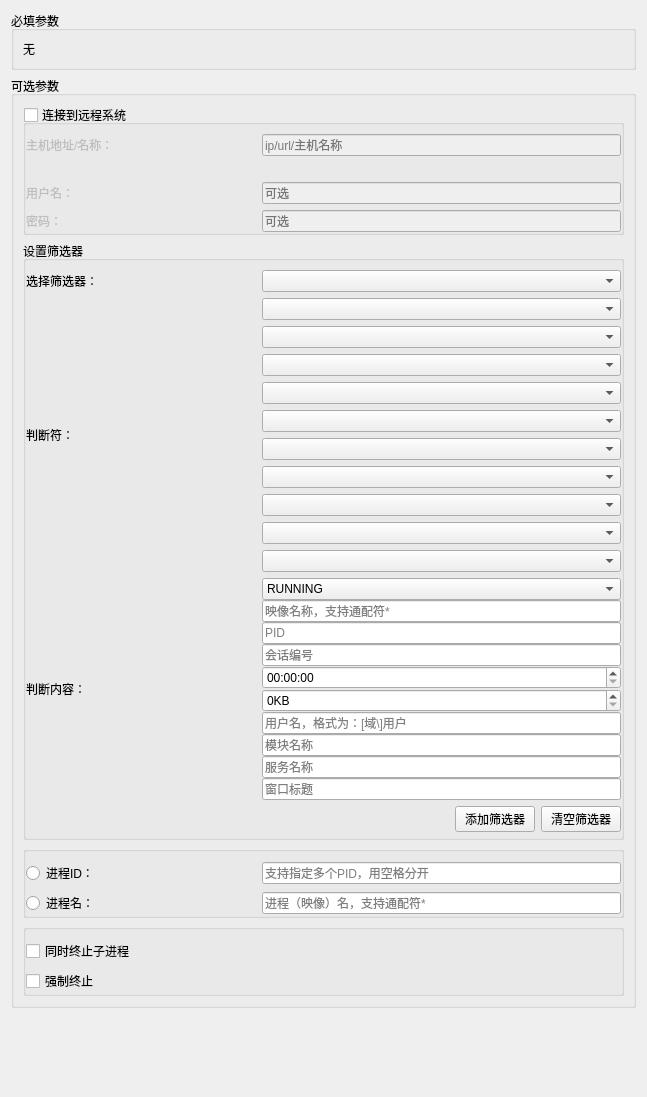
<?xml version="1.0" encoding="UTF-8"?>
<ui version="4.0">
 <class>TaskkillCmdEditor</class>
 <widget class="QWidget" name="TaskkillCmdEditor">
  <property name="geometry">
   <rect>
    <x>0</x>
    <y>0</y>
    <width>647</width>
    <height>1097</height>
   </rect>
  </property>
  <property name="windowTitle">
   <string>Form</string>
  </property>
  <layout class="QVBoxLayout" name="verticalLayout_2">
   <item>
    <widget class="QGroupBox" name="groupBox_args">
     <property name="title">
      <string>必填参数</string>
     </property>
     <layout class="QVBoxLayout" name="verticalLayout">
      <item>
       <widget class="QLabel" name="label">
        <property name="text">
         <string>无</string>
        </property>
       </widget>
      </item>
     </layout>
    </widget>
   </item>
   <item>
    <widget class="QGroupBox" name="groupBox_options">
     <property name="title">
      <string>可选参数</string>
     </property>
     <property name="flat">
      <bool>false</bool>
     </property>
     <layout class="QVBoxLayout" name="verticalLayout_3">
      <item>
       <widget class="QGroupBox" name="groupBox_remote_system">
        <property name="title">
         <string>连接到远程系统</string>
        </property>
        <property name="flat">
         <bool>true</bool>
        </property>
        <property name="checkable">
         <bool>true</bool>
        </property>
        <property name="checked">
         <bool>false</bool>
        </property>
        <layout class="QVBoxLayout" name="verticalLayout_4">
         <property name="leftMargin">
          <number>0</number>
         </property>
         <property name="topMargin">
          <number>9</number>
         </property>
         <property name="rightMargin">
          <number>0</number>
         </property>
         <property name="bottomMargin">
          <number>0</number>
         </property>
         <item>
          <layout class="QGridLayout" name="gridLayout">
           <property name="topMargin">
            <number>0</number>
           </property>
           <item row="0" column="0">
            <widget class="QLabel" name="label_title_option_s">
             <property name="minimumSize">
              <size>
               <width>230</width>
               <height>0</height>
              </size>
             </property>
             <property name="maximumSize">
              <size>
               <width>230</width>
               <height>16777215</height>
              </size>
             </property>
             <property name="toolTip">
              <string>/S</string>
             </property>
             <property name="text">
              <string>主机地址/名称：</string>
             </property>
            </widget>
           </item>
           <item row="0" column="1">
            <widget class="QLineEdit" name="lineEdit_option_s">
             <property name="toolTip">
              <string>/S</string>
             </property>
             <property name="placeholderText">
              <string>ip/url/主机名称</string>
             </property>
            </widget>
           </item>
           <item row="3" column="0">
            <widget class="QLabel" name="label_title_option_p">
             <property name="minimumSize">
              <size>
               <width>230</width>
               <height>0</height>
              </size>
             </property>
             <property name="maximumSize">
              <size>
               <width>230</width>
               <height>16777215</height>
              </size>
             </property>
             <property name="text">
              <string>密码：</string>
             </property>
            </widget>
           </item>
           <item row="3" column="1">
            <widget class="QLineEdit" name="lineEdit_option_p">
             <property name="echoMode">
              <enum>QLineEdit::PasswordEchoOnEdit</enum>
             </property>
             <property name="placeholderText">
              <string>可选</string>
             </property>
            </widget>
           </item>
           <item row="2" column="1">
            <widget class="QLineEdit" name="lineEdit_option_u">
             <property name="toolTip">
              <string>/U</string>
             </property>
             <property name="placeholderText">
              <string>可选</string>
             </property>
            </widget>
           </item>
           <item row="2" column="0">
            <widget class="QLabel" name="label_title_option_u">
             <property name="minimumSize">
              <size>
               <width>230</width>
               <height>0</height>
              </size>
             </property>
             <property name="maximumSize">
              <size>
               <width>230</width>
               <height>16777215</height>
              </size>
             </property>
             <property name="toolTip">
              <string>/U</string>
             </property>
             <property name="text">
              <string>用户名：</string>
             </property>
            </widget>
           </item>
           <item row="1" column="1">
            <widget class="QLabel" name="label_info_option_s">
             <property name="text">
              <string/>
             </property>
            </widget>
           </item>
          </layout>
         </item>
        </layout>
       </widget>
      </item>
      <item>
       <widget class="QGroupBox" name="groupBox_filter">
        <property name="title">
         <string>设置筛选器</string>
        </property>
        <property name="flat">
         <bool>true</bool>
        </property>
        <property name="checkable">
         <bool>false</bool>
        </property>
        <property name="checked">
         <bool>false</bool>
        </property>
        <layout class="QVBoxLayout" name="verticalLayout_6">
         <property name="leftMargin">
          <number>0</number>
         </property>
         <property name="topMargin">
          <number>9</number>
         </property>
         <property name="rightMargin">
          <number>0</number>
         </property>
         <property name="bottomMargin">
          <number>5</number>
         </property>
         <item>
          <layout class="QGridLayout" name="gridLayout_4">
           <property name="topMargin">
            <number>0</number>
           </property>
           <item row="0" column="1">
            <widget class="QComboBox" name="comboBox_filterType"/>
           </item>
           <item row="2" column="0">
            <widget class="QLabel" name="label_4">
             <property name="minimumSize">
              <size>
               <width>230</width>
               <height>0</height>
              </size>
             </property>
             <property name="maximumSize">
              <size>
               <width>230</width>
               <height>16777215</height>
              </size>
             </property>
             <property name="text">
              <string>判断内容：</string>
             </property>
            </widget>
           </item>
           <item row="1" column="1">
            <widget class="QWidget" name="widget_operators" native="true">
             <layout class="QVBoxLayout" name="verticalLayout_8">
              <property name="leftMargin">
               <number>0</number>
              </property>
              <property name="topMargin">
               <number>0</number>
              </property>
              <property name="rightMargin">
               <number>0</number>
              </property>
              <property name="bottomMargin">
               <number>0</number>
              </property>
              <item>
               <widget class="QComboBox" name="comboBox_op_status"/>
              </item>
              <item>
               <widget class="QComboBox" name="comboBox_op_imageName"/>
              </item>
              <item>
               <widget class="QComboBox" name="comboBox_op_pid"/>
              </item>
              <item>
               <widget class="QComboBox" name="comboBox_op_session"/>
              </item>
              <item>
               <widget class="QComboBox" name="comboBox_op_cpuTime"/>
              </item>
              <item>
               <widget class="QComboBox" name="comboBox_op_memusage"/>
              </item>
              <item>
               <widget class="QComboBox" name="comboBox_op_userName"/>
              </item>
              <item>
               <widget class="QComboBox" name="comboBox_op_module"/>
              </item>
              <item>
               <widget class="QComboBox" name="comboBox_op_service"/>
              </item>
              <item>
               <widget class="QComboBox" name="comboBox_op_windowTitle"/>
              </item>
             </layout>
            </widget>
           </item>
           <item row="1" column="0">
            <widget class="QLabel" name="label_3">
             <property name="minimumSize">
              <size>
               <width>230</width>
               <height>0</height>
              </size>
             </property>
             <property name="maximumSize">
              <size>
               <width>230</width>
               <height>16777215</height>
              </size>
             </property>
             <property name="text">
              <string>判断符：</string>
             </property>
            </widget>
           </item>
           <item row="0" column="0">
            <widget class="QLabel" name="label_2">
             <property name="minimumSize">
              <size>
               <width>230</width>
               <height>0</height>
              </size>
             </property>
             <property name="maximumSize">
              <size>
               <width>230</width>
               <height>16777215</height>
              </size>
             </property>
             <property name="text">
              <string>选择筛选器：</string>
             </property>
            </widget>
           </item>
           <item row="2" column="1">
            <widget class="QWidget" name="widget_filterValues" native="true">
             <layout class="QVBoxLayout" name="verticalLayout_7">
              <property name="spacing">
               <number>0</number>
              </property>
              <property name="leftMargin">
               <number>0</number>
              </property>
              <property name="topMargin">
               <number>0</number>
              </property>
              <property name="rightMargin">
               <number>0</number>
              </property>
              <property name="bottomMargin">
               <number>0</number>
              </property>
              <item>
               <widget class="QComboBox" name="comboBox_fiValue_status">
                <item>
                 <property name="text">
                  <string>RUNNING</string>
                 </property>
                </item>
                <item>
                 <property name="text">
                  <string>NOT RESPONDING</string>
                 </property>
                </item>
                <item>
                 <property name="text">
                  <string>UNKNOWN</string>
                 </property>
                </item>
               </widget>
              </item>
              <item>
               <widget class="QLineEdit" name="lineEdit_fiValue_imageName">
                <property name="placeholderText">
                 <string>映像名称，支持通配符*</string>
                </property>
               </widget>
              </item>
              <item>
               <widget class="QLineEdit" name="lineEdit_fiValue_pid">
                <property name="placeholderText">
                 <string>PID</string>
                </property>
               </widget>
              </item>
              <item>
               <widget class="QLineEdit" name="lineEdit_fiValue_session">
                <property name="placeholderText">
                 <string>会话编号</string>
                </property>
               </widget>
              </item>
              <item>
               <widget class="QTimeEdit" name="timeEdit_fiValue_cpuTime">
                <property name="showGroupSeparator" stdset="0">
                 <bool>false</bool>
                </property>
                <property name="maximumTime">
                 <time>
                  <hour>23</hour>
                  <minute>59</minute>
                  <second>59</second>
                 </time>
                </property>
                <property name="displayFormat">
                 <string>HH:mm:ss</string>
                </property>
               </widget>
              </item>
              <item>
               <widget class="QSpinBox" name="spinBox_fiValue_memUsage">
                <property name="suffix">
                 <string>KB</string>
                </property>
                <property name="maximum">
                 <number>1000000000</number>
                </property>
               </widget>
              </item>
              <item>
               <widget class="QLineEdit" name="lineEdit_fiValue_userName">
                <property name="placeholderText">
                 <string>用户名，格式为：[域\]用户</string>
                </property>
               </widget>
              </item>
              <item>
               <widget class="QLineEdit" name="lineEdit_fiValue_module">
                <property name="placeholderText">
                 <string>模块名称</string>
                </property>
               </widget>
              </item>
              <item>
               <widget class="QLineEdit" name="lineEdit_fiValue_service">
                <property name="placeholderText">
                 <string>服务名称</string>
                </property>
               </widget>
              </item>
              <item>
               <widget class="QLineEdit" name="lineEdit_fiValue_windowTitle">
                <property name="placeholderText">
                 <string>窗口标题</string>
                </property>
               </widget>
              </item>
             </layout>
            </widget>
           </item>
          </layout>
         </item>
         <item>
          <layout class="QHBoxLayout" name="horizontalLayout_2">
           <property name="topMargin">
            <number>0</number>
           </property>
           <item>
            <spacer name="horizontalSpacer">
             <property name="orientation">
              <enum>Qt::Horizontal</enum>
             </property>
             <property name="sizeHint" stdset="0">
              <size>
               <width>40</width>
               <height>20</height>
              </size>
             </property>
            </spacer>
           </item>
           <item>
            <widget class="QPushButton" name="pushButton_addFilter">
             <property name="text">
              <string>添加筛选器</string>
             </property>
            </widget>
           </item>
           <item>
            <widget class="QPushButton" name="pushButton_clearFilter">
             <property name="text">
              <string>清空筛选器</string>
             </property>
            </widget>
           </item>
          </layout>
         </item>
        </layout>
       </widget>
      </item>
      <item>
       <widget class="QGroupBox" name="groupBox_option3">
        <property name="title">
         <string/>
        </property>
        <property name="flat">
         <bool>true</bool>
        </property>
        <layout class="QVBoxLayout" name="verticalLayout_9">
         <property name="leftMargin">
          <number>0</number>
         </property>
         <property name="topMargin">
          <number>9</number>
         </property>
         <property name="rightMargin">
          <number>0</number>
         </property>
         <property name="bottomMargin">
          <number>0</number>
         </property>
         <item>
          <layout class="QGridLayout" name="gridLayout_3">
           <property name="topMargin">
            <number>0</number>
           </property>
           <item row="1" column="1">
            <widget class="QLineEdit" name="lineEdit_option_value_im">
             <property name="placeholderText">
              <string>进程（映像）名，支持通配符*</string>
             </property>
            </widget>
           </item>
           <item row="0" column="0">
            <widget class="QRadioButton" name="radioButton_option_pid">
             <property name="minimumSize">
              <size>
               <width>230</width>
               <height>0</height>
              </size>
             </property>
             <property name="maximumSize">
              <size>
               <width>230</width>
               <height>16777215</height>
              </size>
             </property>
             <property name="text">
              <string>进程ID：</string>
             </property>
            </widget>
           </item>
           <item row="1" column="0">
            <widget class="QRadioButton" name="radioButton_option_im">
             <property name="minimumSize">
              <size>
               <width>230</width>
               <height>0</height>
              </size>
             </property>
             <property name="maximumSize">
              <size>
               <width>230</width>
               <height>16777215</height>
              </size>
             </property>
             <property name="text">
              <string>进程名：</string>
             </property>
            </widget>
           </item>
           <item row="0" column="1">
            <widget class="QLineEdit" name="lineEdit_option_value_pid">
             <property name="placeholderText">
              <string>支持指定多个PID，用空格分开</string>
             </property>
            </widget>
           </item>
          </layout>
         </item>
        </layout>
       </widget>
      </item>
      <item>
       <widget class="QGroupBox" name="groupBox_option_other">
        <property name="title">
         <string/>
        </property>
        <property name="flat">
         <bool>true</bool>
        </property>
        <layout class="QVBoxLayout" name="verticalLayout_5">
         <property name="leftMargin">
          <number>0</number>
         </property>
         <property name="topMargin">
          <number>9</number>
         </property>
         <property name="rightMargin">
          <number>0</number>
         </property>
         <property name="bottomMargin">
          <number>0</number>
         </property>
         <item>
          <layout class="QGridLayout" name="gridLayout_2">
           <item row="0" column="0">
            <widget class="QCheckBox" name="checkBox_option_t">
             <property name="text">
              <string>同时终止子进程</string>
             </property>
            </widget>
           </item>
           <item row="1" column="0">
            <widget class="QCheckBox" name="checkBox_option_f">
             <property name="text">
              <string>强制终止</string>
             </property>
            </widget>
           </item>
          </layout>
         </item>
        </layout>
       </widget>
      </item>
     </layout>
    </widget>
   </item>
   <item>
    <spacer name="verticalSpacer">
     <property name="orientation">
      <enum>Qt::Vertical</enum>
     </property>
     <property name="sizeHint" stdset="0">
      <size>
       <width>20</width>
       <height>40</height>
      </size>
     </property>
    </spacer>
   </item>
  </layout>
 </widget>
 <resources/>
 <connections/>
</ui>
